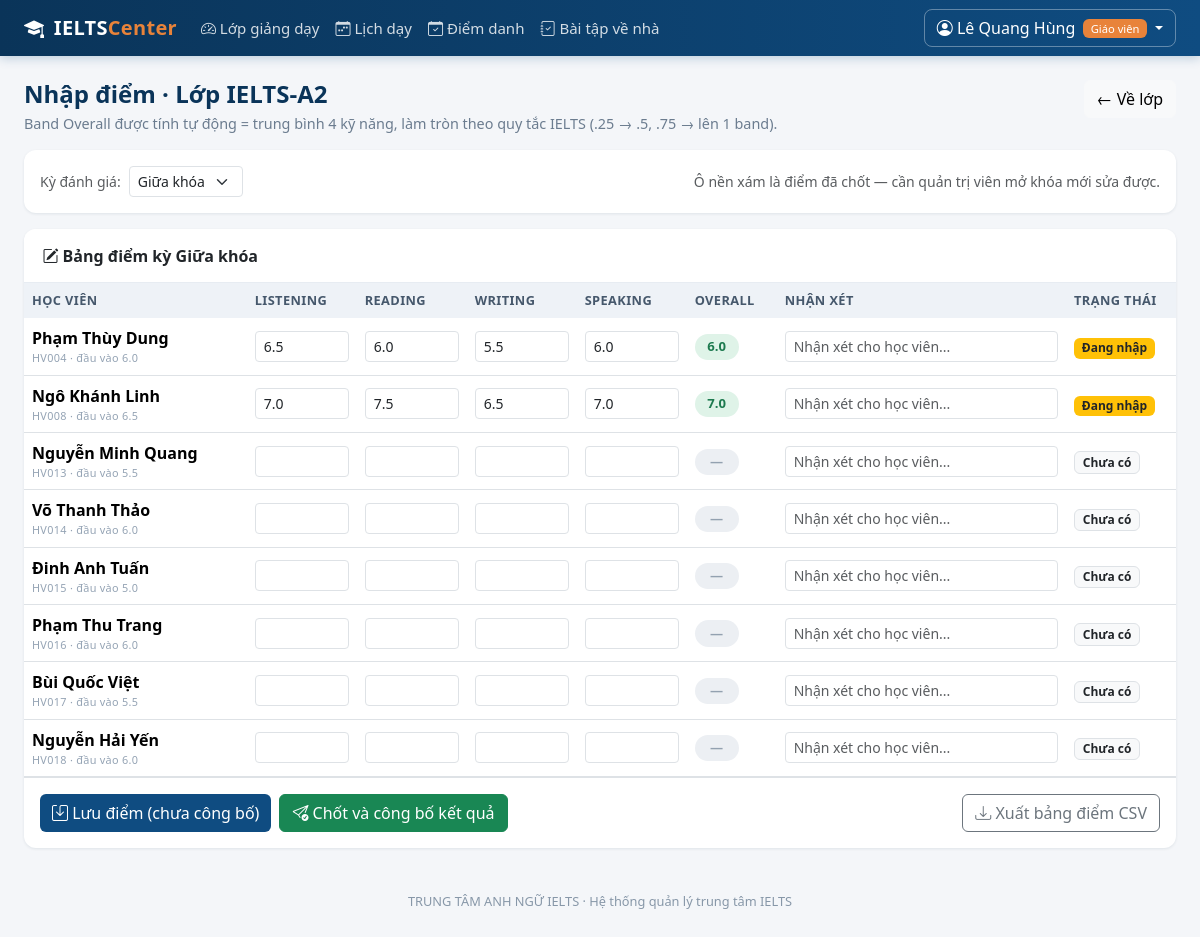
Page /giao-vien/lop/2/nhap-diem (signed in) on the committed database.
### models.py (models this page shows, shortened)
class User(UserMixin, db.Model):
    __tablename__ = "users"
    id = db.Column(db.Integer, primary_key=True)
    username = db.Column(db.String(50), unique=True, nullable=False, index=True)
    password_hash = db.Column(db.String(255), nullable=False)
    role = db.Column(db.String(20), nullable=False, default=ROLE_STUDENT)
    full_name = db.Column(db.String(120), nullable=False)
    email = db.Column(db.String(120))
    phone = db.Column(db.String(20))
    is_locked = db.Column(db.Boolean, default=False, nullable=False)
    failed_logins = db.Column(db.Integer, default=0, nullable=False)
    created_at = db.Column(db.DateTime, default=datetime.now)
    teacher = db.relationship(
        "TeacherProfile", back_populates="user", uselist=False, cascade="all, delete-orphan"
    )
    student = db.relationship(
        "StudentProfile", back_populates="user", uselist=False, cascade="all, delete-orphan"
    )
    @property
    def role_label(self):
        return ROLE_LABELS.get(self.role, self.role)
    @property
    def is_admin(self):
        return self.role == ROLE_ADMIN
    @property
    def is_teacher(self):
        return self.role == ROLE_TEACHER

class ClassRoom(db.Model):
    __tablename__ = "classes"
    id = db.Column(db.Integer, primary_key=True)
    code = db.Column(db.String(20), unique=True, nullable=False)
    course_id = db.Column(db.Integer, db.ForeignKey("courses.id"), nullable=False)
    teacher_id = db.Column(db.Integer, db.ForeignKey("teacher_profiles.id"))
    room = db.Column(db.String(30))
    start_date = db.Column(db.Date)
    max_size = db.Column(db.Integer, default=20, nullable=False)
    status = db.Column(db.String(20), default="open", nullable=False)
    course = db.relationship("Course", back_populates="classes")
    teacher = db.relationship("TeacherProfile", back_populates="classes")
    schedules = db.relationship(
        "Schedule", back_populates="classroom", cascade="all, delete-orphan"
    )
    enrollments = db.relationship(
        "Enrollment", back_populates="classroom", cascade="all, delete-orphan"
    )
    homework_assignments = db.relationship(
        "Homework", back_populates="classroom", cascade="all, delete-orphan"
    )

class Enrollment(db.Model):
    __tablename__ = "enrollments"
    __table_args__ = (db.UniqueConstraint("student_id", "class_id", name="uq_student_class"),)
    id = db.Column(db.Integer, primary_key=True)
    student_id = db.Column(db.Integer, db.ForeignKey("student_profiles.id"), nullable=False)
    class_id = db.Column(db.Integer, db.ForeignKey("classes.id"), nullable=False)
    enrolled_at = db.Column(db.DateTime, default=datetime.now)
    status = db.Column(db.String(20), default="studying", nullable=False)
    student = db.relationship("StudentProfile", back_populates="enrollments")
    classroom = db.relationship("ClassRoom", back_populates="enrollments")
    scores = db.relationship(
        "ScoreRecord", back_populates="enrollment", cascade="all, delete-orphan"
    )
    attendance_records = db.relationship(
        "AttendanceRecord",
        back_populates="enrollment",
        cascade="all, delete-orphan",
        order_by="AttendanceRecord.attendance_date.desc()",
    )
    homework_submissions = db.relationship(
        "HomeworkSubmission",
        back_populates="enrollment",
        cascade="all, delete-orphan",
        order_by="HomeworkSubmission.submitted_at.desc()",
    )

class StudentProfile(db.Model):
    __tablename__ = "student_profiles"
    id = db.Column(db.Integer, primary_key=True)
    user_id = db.Column(db.Integer, db.ForeignKey("users.id"), unique=True, nullable=False)
    code = db.Column(db.String(20), unique=True)   # ma hoc vien
    dob = db.Column(db.Date)
    address = db.Column(db.String(200))
    entry_band = db.Column(db.Float)               # band kiem tra dau vao
    is_active = db.Column(db.Boolean, default=True, nullable=False)
    user = db.relationship("User", back_populates="student")
    enrollments = db.relationship(
        "Enrollment", back_populates="student", cascade="all, delete-orphan"
    )
    @property
    def full_name(self):
        return self.user.full_name

class ScoreRecord(db.Model):
    __tablename__ = "score_records"
    id = db.Column(db.Integer, primary_key=True)
    enrollment_id = db.Column(db.Integer, db.ForeignKey("enrollments.id"), nullable=False)
    term = db.Column(db.String(50), nullable=False)   # vi du: Dau vao / Giua khoa / Cuoi khoa
    listening = db.Column(db.Float)
    reading = db.Column(db.Float)
    writing = db.Column(db.Float)
    speaking = db.Column(db.Float)
    overall = db.Column(db.Float)
    comment = db.Column(db.Text)
    is_published = db.Column(db.Boolean, default=False, nullable=False)
    updated_at = db.Column(db.DateTime, default=datetime.now, onupdate=datetime.now)
    enrollment = db.relationship("Enrollment", back_populates="scores")
    logs = db.relationship("ScoreLog", back_populates="score", cascade="all, delete-orphan")

### blueprints/teacher.py (the view, shortened to what this page needs)
@teacher_bp.route("/lop/<int:class_id>/nhap-diem", methods=["GET", "POST"])
def enter_scores(class_id):
    classroom = db.session.get(ClassRoom, class_id)
    if not owns_class(classroom):
        flash("Bạn không được phân công phụ trách lớp này.", "danger")
        return redirect(url_for("teacher.dashboard"))
    term = request.args.get("term") or request.form.get("term") or TERMS[1]
    active_enrollments = [
        enrollment for enrollment in classroom.enrollments
        if enrollment.status != "stopped"
    ]
    records = {}
    for enrollment in active_enrollments:
        records[enrollment.id] = ScoreRecord.query.filter_by(
            enrollment_id=enrollment.id, term=term
        ).first()
    return render_template(
        "teacher/enter_scores.html",
        classroom=classroom,
        active_enrollments=active_enrollments,
        skills=SKILLS,
        terms=TERMS,
        term=term,
        records=records,
    )

### blueprints/teacher.py (called while the page is built)
@teacher_bp.before_request
@teacher_required
def _guard():
    return None

def owns_class(classroom):
    profile = current_user.teacher
    return profile is not None and classroom is not None and classroom.teacher_id == profile.id

### models.py (called while the page is built)
@login_manager.user_loader
def load_user(user_id):
    return db.session.get(User, int(user_id))

### utils.py (called while the page is built)
def role_required(*roles):
    def decorator(view):
        @wraps(view)
        def wrapper(*args, **kwargs):
            if not current_user.is_authenticated:
                flash("Vui lòng đăng nhập để tiếp tục.", "warning")
                return redirect(url_for("auth.login"))
            if current_user.role not in roles:
                abort(403)
            return view(*args, **kwargs)
        return wrapper
    return decorator

### templates/teacher/enter_scores.html (shortened to what this page needs)
{% extends "base.html" %}
{% block content %}
<div class="d-flex justify-content-between align-items-start mb-3 flex-wrap gap-2">
  <div>
    <h4 class="page-title mb-1">Nhập điểm · Lớp {{ classroom.code }}</h4>
    <p class="page-sub mb-0">
      Band Overall được tính tự động = trung bình 4 kỹ năng, làm tròn theo quy tắc IELTS (.25 → .5, .75 → lên 1 band).
    </p>
  </div>
  <a href="{{ url_for('teacher.class_detail', class_id=classroom.id) }}" class="btn btn-light">← Về lớp</a>
</div>
<div class="card mb-3">
  <div class="card-body py-3 d-flex align-items-center gap-3 flex-wrap">
    <form method="get" class="d-flex align-items-center gap-2">
      <label class="form-label mb-0 small text-muted">Kỳ đánh giá:</label>
      <select name="term" class="form-select form-select-sm" onchange="this.form.submit()" style="width:auto">
        {% for t in terms %}<option value="{{ t }}" {% if t == term %}selected{% endif %}>{{ t }}</option>{% endfor %}
      </select>
    </form>
    <span class="text-muted small ms-auto">
      Ô nền xám là điểm đã chốt — cần quản trị viên mở khóa mới sửa được.
    </span>
  </div>
</div>
<form method="post">
  <div class="card">
    <div class="card-header"><i class="bi bi-pencil-square"></i> Bảng điểm kỳ {{ term }}</div>
    <div class="table-responsive">
      <table class="table table-hover align-middle mb-0">
        <thead>
          <tr>
            <th style="min-width:170px">Học viên</th>
            {% for key, label in skills %}<th style="width:110px">{{ label }}</th>{% endfor %}
            <th style="width:90px">Overall</th>
            <th style="min-width:220px">Nhận xét</th>
            <th style="width:110px">Trạng thái</th>
          </tr>
        </thead>
        <tbody>
        {% for e in active_enrollments %}
          {% set record = records[e.id] %}
          {% set locked = record and record.is_published %}
          <tr data-score-row>
            <td>
              <div class="fw-semibold">{{ e.student.full_name }}</div>
              <div class="uc-tag">{{ e.student.code or '' }} · đầu vào {{ e.student.entry_band or '—' }}</div>
            </td>
            {% for key, label in skills %}
              <td>
                <input type="number" step="0.5" min="0" max="9"
                       class="form-control form-control-sm skill-input"
                       name="e{{ e.id }}_{{ key }}"
                       value="{{ record[key] if record and record[key] is not none else '' }}"
                       {% if locked %}readonly style="background:#eceff3"{% endif %}>
              </td>
            {% endfor %}
            <td><span class="band-pill overall-preview none">—</span></td>
            <td>
              <input type="text" class="form-control form-control-sm"
                     name="e{{ e.id }}_comment"
                     value="{{ record.comment if record and record.comment else '' }}"
                     placeholder="Nhận xét cho học viên..."
                     {% if locked %}readonly style="background:#eceff3"{% endif %}>
            </td>
            <td>
              {% if locked %}<span class="badge bg-success">Đã chốt</span>
              {% elif record %}<span class="badge bg-warning text-dark">Đang nhập</span>
              {% else %}<span class="badge bg-light text-dark border">Chưa có</span>{% endif %}
            </td>
          </tr>
        {% else %}
          <tr><td colspan="8" class="text-center text-muted py-4">Lớp chưa có học viên.</td></tr>
        {% endfor %}
        </tbody>
      </table>
    </div>
    {% if active_enrollments %}
    <div class="card-body border-top d-flex gap-2 flex-wrap">
      <button class="btn btn-primary" style="background:var(--brand);border:none">
        <i class="bi bi-save"></i> Lưu điểm (chưa công bố)
      </button>
      <button type="submit" form="publish-form" class="btn btn-success">
        <i class="bi bi-send-check"></i> Chốt và công bố kết quả
      </button>
      <a href="{{ url_for('teacher.export_scores', class_id=classroom.id) }}" class="btn btn-outline-secondary ms-auto">
        <i class="bi bi-download"></i> Xuất bảng điểm CSV
      </a>
    </div>
    {% endif %}
  </div>
</form>
{% endblock %}

### templates/base.html (shortened to what this page needs)
<!DOCTYPE html>
<html lang="vi">
<head>
  <link href="{{ url_for('static', filename='vendor/bootstrap/bootstrap.min.css') }}" rel="stylesheet">
  <link href="{{ url_for('static', filename='vendor/bootstrap-icons/bootstrap-icons.min.css') }}" rel="stylesheet">
  <link rel="stylesheet" href="{{ url_for('static', filename='css/style.css') }}">
</head>
<body class="{% if not current_user.is_authenticated %}page-auth{% endif %}">
{% if current_user.is_authenticated %}
<nav class="navbar navbar-expand-lg app-navbar sticky-top">
  <div class="container-fluid px-4">
    <a class="navbar-brand" href="{{ url_for('auth.index') }}">
      <i class="bi bi-mortarboard-fill me-1"></i> IELTS<span class="brand-light">Center</span>
    </a>
    <div class="collapse navbar-collapse" id="mainNav">
      <ul class="navbar-nav me-auto">
        {% if current_user.is_admin %}
          <li class="nav-item"><a class="nav-link" href="{{ url_for('admin.dashboard') }}"><i class="bi bi-speedometer2"></i> Tổng quan</a></li>
          <li class="nav-item"><a class="nav-link" href="{{ url_for('admin.courses') }}"><i class="bi bi-journal-bookmark"></i> Khóa học</a></li>
          <li class="nav-item"><a class="nav-link" href="{{ url_for('admin.classes') }}"><i class="bi bi-people"></i> Lớp học</a></li>
          <li class="nav-item"><a class="nav-link" href="{{ url_for('admin.schedule_management') }}"><i class="bi bi-calendar-week"></i> Lịch học</a></li>
          <li class="nav-item"><a class="nav-link" href="{{ url_for('admin.teachers') }}"><i class="bi bi-person-video3"></i> Giáo viên</a></li>
          <li class="nav-item"><a class="nav-link" href="{{ url_for('admin.students') }}"><i class="bi bi-person-badge"></i> Học viên</a></li>
          <li class="nav-item"><a class="nav-link" href="{{ url_for('admin.attendance_report') }}"><i class="bi bi-calendar-check"></i> Điểm danh</a></li>
          <li class="nav-item"><a class="nav-link" href="{{ url_for('admin.accounts') }}"><i class="bi bi-shield-lock"></i> Tài khoản</a></li>
          <li class="nav-item"><a class="nav-link" href="{{ url_for('admin.scores') }}"><i class="bi bi-clipboard-data"></i> Kết quả</a></li>
        {% elif current_user.is_teacher %}
          <li class="nav-item"><a class="nav-link" href="{{ url_for('teacher.dashboard') }}"><i class="bi bi-speedometer2"></i> Lớp giảng dạy</a></li>
          <li class="nav-item"><a class="nav-link" href="{{ url_for('teacher.schedule') }}"><i class="bi bi-calendar-week"></i> Lịch dạy</a></li>
          <li class="nav-item"><a class="nav-link" href="{{ url_for('teacher.attendance') }}"><i class="bi bi-calendar-check"></i> Điểm danh</a></li>
          <li class="nav-item"><a class="nav-link" href="{{ url_for('teacher.homework_list') }}"><i class="bi bi-journal-check"></i> Bài tập về nhà</a></li>
        {% endif %}
      </ul>
      <div class="dropdown">
        <a class="btn btn-user dropdown-toggle" href="#" data-bs-toggle="dropdown">
          <i class="bi bi-person-circle"></i>
          {{ current_user.full_name }}
          <span class="badge role-badge ms-1">{{ current_user.role_label }}</span>
        </a>
      </div>
    </div>
  </div>
</nav>
{% endif %}
<main class="{% if current_user.is_authenticated %}container-fluid px-4 py-4{% else %}auth-wrapper{% endif %}">
  {% block content %}{% endblock %}
</main>
{% if current_user.is_authenticated %}
<footer class="app-footer">
  {{ CENTER_NAME }} · Hệ thống quản lý trung tâm IELTS
</footer>
{% endif %}
</body>
</html>

### static/css/style.css (style rules this page uses)
:root { --brand: #0f4c81; --brand-dark: #0a3459; --brand-light: #4a90c2; --accent: #e8833a; --surface: #f4f6f9; }
body { background: var(--surface); font-family: "Segoe UI", Roboto, "Helvetica Neue", Arial, sans-serif; color: #23303d; min-height: 100vh; }
.app-navbar { background: linear-gradient(90deg, var(--brand-dark), var(--brand)); box-shadow: 0 2px 10px rgba(15, 76, 129, .25); }
.app-navbar .navbar-brand { color: #fff; font-weight: 700; letter-spacing: .3px; }
.app-navbar .brand-light { color: var(--accent); }
.app-navbar .nav-link { color: rgba(255, 255, 255, .82); font-size: .94rem; padding: .5rem .85rem; border-radius: 6px; }
.btn-user { color: #fff; border: 1px solid rgba(255,255,255,.35); border-radius: 8px; }
.role-badge { background: var(--accent); font-weight: 500; font-size: .7rem; }
.card { border: none; border-radius: 12px; box-shadow: 0 1px 3px rgba(16, 40, 66, .09); }
.card-header { background: #fff; border-bottom: 1px solid #e7ecf2; font-weight: 600; border-radius: 12px 12px 0 0 !important; padding: .9rem 1.15rem; }
.page-title { font-weight: 700; color: var(--brand-dark); margin-bottom: .25rem; }
.page-sub { color: #6b7c8f; font-size: .9rem; }
.table thead th { background: #eef2f7; color: #46586c; font-size: .8rem; text-transform: uppercase; letter-spacing: .4px; border-bottom: none; }
.table td, .table th { vertical-align: middle; }
.band-pill { display: inline-block; min-width: 44px; text-align: center; padding: .2rem .5rem; border-radius: 20px; font-weight: 600; font-size: .82rem; background: #e7f0f8; color: var(--brand-dark); }
.band-pill.high { background: #dff3e8; color: #1d7a4f; }
.band-pill.none { background: #eceff3; color: #93a1b0; }
.app-footer { text-align: center; color: #8797a8; font-size: .8rem; padding: 1.25rem 0 2rem; }
.uc-tag { font-size: .68rem; color: #94a3b4; letter-spacing: .3px; }

### rows in the picture
User: full_name "Lê Quang Hùng", role_label "Giáo viên"
ClassRoom: code "IELTS-A2"
Enrollment: student.full_name "Phạm Thùy Dung", student "HV004", student "6.0", shows "Đang nhập"
ScoreRecord: listening "6.5" "6.0" "5.5" "6.0"
Enrollment: student.full_name "Ngô Khánh Linh", student "HV008", student "6.5", shows "Đang nhập"
ScoreRecord: listening "7.0" "7.5" "6.5" "7.0"
Enrollment: student.full_name "Nguyễn Minh Quang", student "HV013", student "5.5", shows "Chưa có"
Enrollment: student.full_name "Võ Thanh Thảo", student "HV014", student "6.0", shows "Chưa có"
Enrollment: student.full_name "Đinh Anh Tuấn", student "HV015", student "5.0", shows "Chưa có"
Enrollment: student.full_name "Phạm Thu Trang", student "HV016", student "6.0", shows "Chưa có"
Enrollment: student.full_name "Bùi Quốc Việt", student "HV017", student "5.5", shows "Chưa có"
Enrollment: student.full_name "Nguyễn Hải Yến", student "HV018", student "6.0", shows "Chưa có"

### other values in the picture
{{ term }} "Giữa khóa"
{{ label }} "LISTENING" "READING" "WRITING" "SPEAKING"
{{ CENTER_NAME }} "TRUNG TÂM ANH NGỮ IELTS"
form field term "Giữa khóa"
